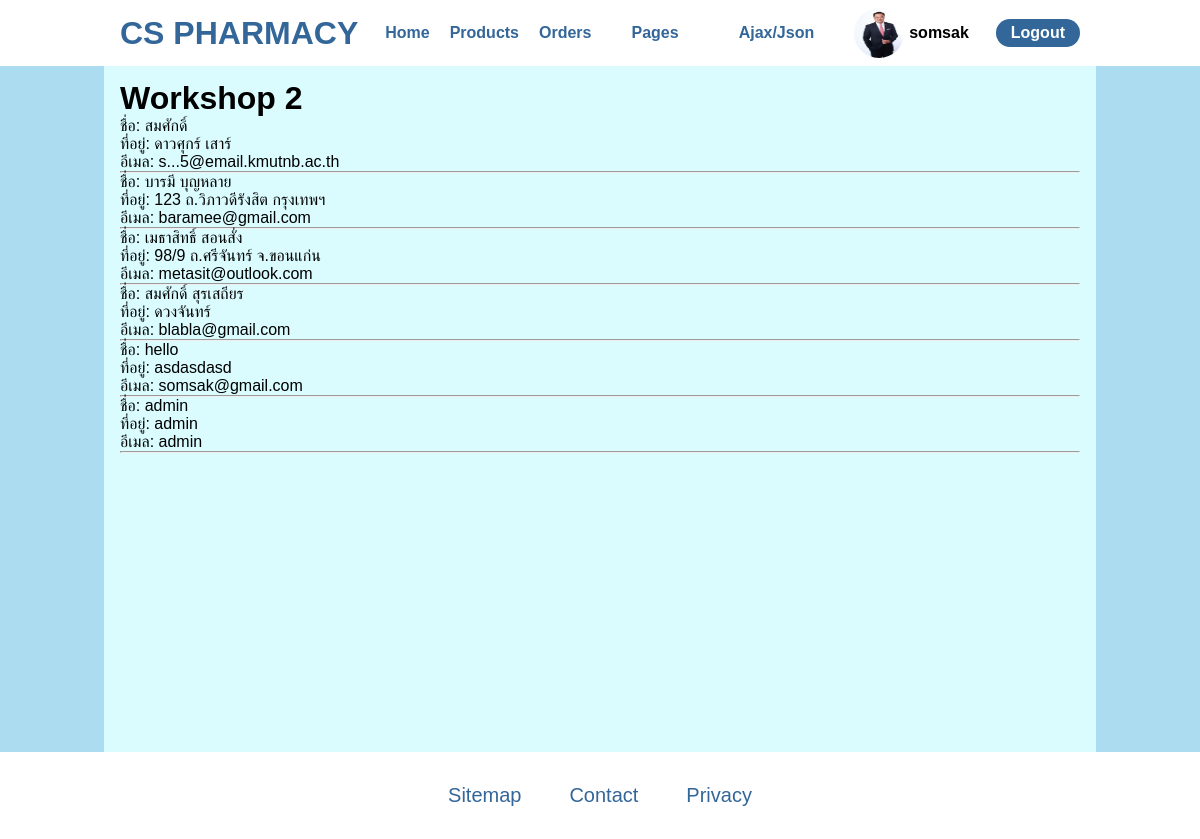
Page /ws2.php (signed in) on the committed database.
### tables this page shows
CREATE TABLE `member` (
  `username` varchar(15) NOT NULL,
  `password` varchar(15) NOT NULL,
  `name` varchar(100) NOT NULL,
  `address` varchar(255) NOT NULL,
  `mobile` varchar(30) NOT NULL,
  `email` varchar(30) DEFAULT NULL
);

### ws2.php (the view, shortened to what this page needs)
<?php include "php/connect.php" ?>
<!DOCTYPE html>
<html>
    <head>
        <link href="styles/styles.css" rel="stylesheet" type="text/css" />
    </head>
    <body>
        <?php include "components/navbar.php"; ?>
        <main>
            <h1>Workshop 2</h1>
            <?php
                $stmt = $pdo->prepare("SELECT name, address, email FROM member");
                $stmt->execute();
                while ($row = $stmt->fetch()):
            ?>
                ชื่อ:  <?=$row["name"]?> <br>
                ที่อยู่: <?=$row["address"]?> <br>
                อีเมล:  <?=$row["email"]?> <hr>
            <?php endwhile; ?>
        </main>
        <?php include "components/footer.php"; ?>
    </body>
</html>

### styles/styles.css (style rules this page uses)
* { margin: 0; padding: 0; }
html, body { font-family: sans-serif; background-color: #acdcf0; }
main { margin: 3rem auto 0; padding: 2rem 1rem; min-height: 80vh; width: 90%; background-color: #dafcff; }
@media only screen and (min-width: 1024px) { main { width: 80%; } }

### rows in the picture
member: name "สมศักดิ์", address "ดาวศุกร์ เสาร์", email "s...5@email.kmutnb.ac.th"
member: name "บารมี บุญหลาย", address "123 ถ.วิภาวดีรังสิต กรุงเทพฯ", email "baramee@gmail.com"
member: name "เมธาสิทธิ์ สอนสั่ง", address "98/9 ถ.ศรีจันทร์ จ.ขอนแก่น", email "metasit@outlook.com"
member: name "สมศักดิ์ สุรเสถียร", address "ดวงจันทร์", email "blabla@gmail.com"
member: name "hello", address "asdasdasd", email "somsak@gmail.com"
member: name "admin", address "admin", email "admin"

### other values in the picture
$_SESSION["username"] "somsak"
